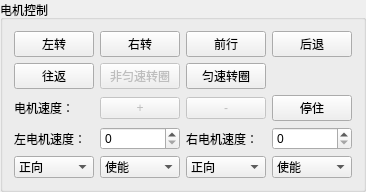
      <widget class="QGroupBox" name="groupBox_8">
       <property name="title">
        <string>电机控制</string>
       </property>
       <layout class="QGridLayout" name="gridLayout_8">
        <item row="0" column="0">
         <widget class="QPushButton" name="turnleft">
          <property name="text">
           <string>左转</string>
          </property>
          <property name="checkable">
           <bool>true</bool>
          </property>
         </widget>
        </item>
        <item row="0" column="1">
         <widget class="QPushButton" name="turnright">
          <property name="text">
           <string>右转</string>
          </property>
          <property name="checkable">
           <bool>true</bool>
          </property>
         </widget>
        </item>
        <item row="0" column="2">
         <widget class="QPushButton" name="doublemotor">
          <property name="text">
           <string>前行</string>
          </property>
          <property name="checkable">
           <bool>true</bool>
          </property>
         </widget>
        </item>
        <item row="0" column="3">
         <widget class="QPushButton" name="back">
          <property name="text">
           <string>后退</string>
          </property>
          <property name="checkable">
           <bool>true</bool>
          </property>
         </widget>
        </item>
        <item row="1" column="0">
         <widget class="QPushButton" name="loop">
          <property name="text">
           <string>往返</string>
          </property>
          <property name="checkable">
           <bool>true</bool>
          </property>
         </widget>
        </item>
        <item row="1" column="1">
         <widget class="QPushButton" name="turnrun">
          <property name="enabled">
           <bool>false</bool>
          </property>
          <property name="text">
           <string>非匀速转圈</string>
          </property>
          <property name="checkable">
           <bool>true</bool>
          </property>
         </widget>
        </item>
        <item row="1" column="2">
         <widget class="QPushButton" name="turnrun_2">
          <property name="text">
           <string>匀速转圈</string>
          </property>
          <property name="checkable">
           <bool>true</bool>
          </property>
         </widget>
        </item>
        <item row="2" column="0">
         <widget class="QLabel" name="label_73">
          <property name="text">
           <string>电机速度：</string>
          </property>
         </widget>
        </item>
        <item row="2" column="1">
         <widget class="QPushButton" name="speedadd">
          <property name="enabled">
           <bool>false</bool>
          </property>
          <property name="text">
           <string>+</string>
          </property>
         </widget>
        </item>
        <item row="2" column="2">
         <widget class="QPushButton" name="speedsub">
          <property name="enabled">
           <bool>false</bool>
          </property>
          <property name="text">
           <string>-</string>
          </property>
         </widget>
        </item>
        <item row="3" column="0">
         <widget class="QLabel" name="label_39">
          <property name="text">
           <string>左电机速度：</string>
          </property>
         </widget>
        </item>
        <item row="3" column="1">
         <widget class="QSpinBox" name="leftmotorvalue">
          <property name="maximum">
           <number>2000</number>
          </property>
          <property name="singleStep">
           <number>3</number>
          </property>
         </widget>
        </item>
        <item row="3" column="2">
         <widget class="QLabel" name="label_38">
          <property name="text">
           <string>右电机速度：</string>
          </property>
         </widget>
        </item>
        <item row="3" column="3">
         <widget class="QSpinBox" name="rightmotorvalue">
          <property name="maximum">
           <number>2000</number>
          </property>
          <property name="singleStep">
           <number>3</number>
          </property>
         </widget>
        </item>
        <item row="4" column="0">
         <widget class="QComboBox" name="comboBox">
          <item>
           <property name="text">
            <string>正向</string>
           </property>
          </item>
          <item>
           <property name="text">
            <string>反向</string>
           </property>
          </item>
         </widget>
        </item>
        <item row="4" column="1">
         <widget class="QComboBox" name="leftmotorcontrol">
          <item>
           <property name="text">
            <string>使能</string>
           </property>
          </item>
          <item>
           <property name="text">
            <string>释放</string>
           </property>
          </item>
         </widget>
        </item>
        <item row="4" column="2">
         <widget class="QComboBox" name="comboBox_2">
          <item>
           <property name="text">
            <string>正向</string>
           </property>
          </item>
          <item>
           <property name="text">
            <string>反向</string>
           </property>
          </item>
         </widget>
        </item>
        <item row="4" column="3">
         <widget class="QComboBox" name="rightmotorcontrol">
          <item>
           <property name="text">
            <string>使能</string>
           </property>
          </item>
          <item>
           <property name="text">
            <string>释放</string>
           </property>
          </item>
         </widget>
        </item>
        <item row="2" column="3">
         <widget class="QPushButton" name="stop">
          <property name="text">
           <string>停住</string>
          </property>
          <property name="checkable">
           <bool>true</bool>
          </property>
         </widget>
        </item>
       </layout>
      </widget>
